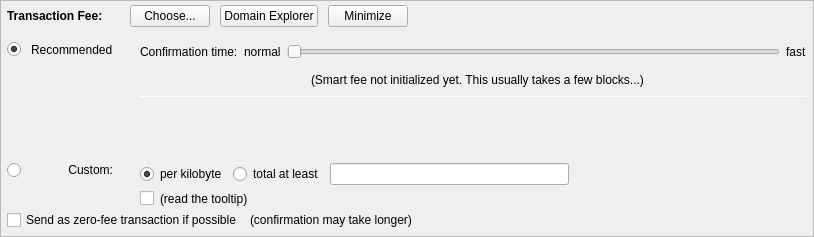
         <widget class="QFrame" name="frameFee">
          <property name="sizePolicy">
           <sizepolicy hsizetype="Expanding" vsizetype="Expanding">
            <horstretch>0</horstretch>
            <verstretch>0</verstretch>
           </sizepolicy>
          </property>
          <property name="maximumSize">
           <size>
            <width>16777215</width>
            <height>16777215</height>
           </size>
          </property>
          <property name="frameShape">
           <enum>QFrame::StyledPanel</enum>
          </property>
          <property name="frameShadow">
           <enum>QFrame::Sunken</enum>
          </property>
          <layout class="QVBoxLayout" name="verticalLayoutFee1">
           <property name="spacing">
            <number>0</number>
           </property>
           <property name="leftMargin">
            <number>0</number>
           </property>
           <property name="topMargin">
            <number>0</number>
           </property>
           <property name="rightMargin">
            <number>0</number>
           </property>
           <property name="bottomMargin">
            <number>0</number>
           </property>
           <item>
            <layout class="QVBoxLayout" name="verticalLayoutFee2" stretch="0,0,0">
             <property name="spacing">
              <number>0</number>
             </property>
             <property name="leftMargin">
              <number>6</number>
             </property>
             <property name="topMargin">
              <number>0</number>
             </property>
             <property name="rightMargin">
              <number>6</number>
             </property>
             <item>
              <layout class="QHBoxLayout" name="horizontalLayoutFee1">
               <property name="bottomMargin">
                <number>0</number>
               </property>
               <item>
                <layout class="QVBoxLayout" name="verticalLayoutFee7">
                 <property name="spacing">
                  <number>0</number>
                 </property>
                 <item>
                  <spacer name="verticalSpacerSmartFee">
                   <property name="orientation">
                    <enum>Qt::Vertical</enum>
                   </property>
                   <property name="sizeType">
                    <enum>QSizePolicy::Fixed</enum>
                   </property>
                   <property name="sizeHint" stdset="0">
                    <size>
                     <width>1</width>
                     <height>4</height>
                    </size>
                   </property>
                  </spacer>
                 </item>
                 <item>
                  <layout class="QHBoxLayout" name="horizontalLayoutSmartFee">
                   <property name="spacing">
                    <number>10</number>
                   </property>
                   <item>
                    <widget class="QLabel" name="labelFeeHeadline">
                     <property name="sizePolicy">
                      <sizepolicy hsizetype="Preferred" vsizetype="Maximum">
                       <horstretch>0</horstretch>
                       <verstretch>0</verstretch>
                      </sizepolicy>
                     </property>
                     <property name="font">
                      <font>
                       <weight>75</weight>
                       <bold>true</bold>
                      </font>
                     </property>
                     <property name="styleSheet">
                      <string notr="true">font-weight:bold;</string>
                     </property>
                     <property name="text">
                      <string>Transaction Fee:</string>
                     </property>
                    </widget>
                   </item>
                   <item>
                    <widget class="QLabel" name="labelFeeMinimized">
                     <property name="text">
                      <string/>
                     </property>
                    </widget>
                   </item>
                   <item>
                    <widget class="QPushButton" name="buttonChooseFee">
                     <property name="text">
                      <string>Choose...</string>
                     </property>
                    </widget>
                   </item>
                   <item>
                    <widget class="QPushButton" name="buttonExplorer">
                     <property name="text">
                      <string>Domain Explorer</string>
                     </property>
                    </widget>
                   </item>



                   <item>
                    <widget class="QPushButton" name="buttonMinimizeFee">
                     <property name="toolTip">
                      <string>collapse fee-settings</string>
                     </property>
                     <property name="text">
                      <string>Minimize</string>
                     </property>
                    </widget>
                   </item>
                  </layout>
                 </item>
                 <item>
                  <spacer name="verticalSpacer_5">
                   <property name="orientation">
                    <enum>Qt::Vertical</enum>
                   </property>
                   <property name="sizeHint" stdset="0">
                    <size>
                     <width>1</width>
                     <height>1</height>
                    </size>
                   </property>
                  </spacer>
                 </item>
                </layout>
               </item>
               <item>
                <spacer name="horizontalSpacer_4">
                 <property name="orientation">
                  <enum>Qt::Horizontal</enum>
                 </property>
                 <property name="sizeHint" stdset="0">
                  <size>
                   <width>40</width>
                   <height>20</height>
                  </size>
                 </property>
                </spacer>
               </item>
              </layout>
             </item>
             <item>
              <widget class="QFrame" name="frameFeeSelection">
               <layout class="QVBoxLayout" name="verticalLayoutFee12">
                <property name="spacing">
                 <number>0</number>
                </property>
                <property name="leftMargin">
                 <number>0</number>
                </property>
                <property name="topMargin">
                 <number>0</number>
                </property>
                <property name="rightMargin">
                 <number>0</number>
                </property>
                <property name="bottomMargin">
                 <number>0</number>
                </property>
                <item>
                 <layout class="QGridLayout" name="gridLayoutFee">
                  <property name="topMargin">
                   <number>10</number>
                  </property>
                  <property name="bottomMargin">
                   <number>4</number>
                  </property>
                  <property name="horizontalSpacing">
                   <number>10</number>
                  </property>
                  <property name="verticalSpacing">
                   <number>4</number>
                  </property>
                  <item row="2" column="0">
                   <layout class="QVBoxLayout" name="verticalLayoutFee4" stretch="0">
                    <item>
                     <spacer name="verticalSpacer_2">
                      <property name="orientation">
                       <enum>Qt::Vertical</enum>
                      </property>
                      <property name="sizeHint" stdset="0">
                       <size>
                        <width>1</width>
                        <height>1</height>
                       </size>
                      </property>
                     </spacer>
                    </item>
                   </layout>
                  </item>
                  <item row="3" column="0">
                   <layout class="QVBoxLayout" name="verticalLayoutFee9" stretch="0,1">
                    <item>
                     <widget class="QRadioButton" name="radioCustomFee">
                      <property name="text">
                       <string/>
                      </property>
                      <attribute name="buttonGroup">
                       <string notr="true">groupFee</string>
                      </attribute>
                     </widget>
                    </item>
                    <item>
                     <spacer name="verticalSpacer_6">
                      <property name="orientation">
                       <enum>Qt::Vertical</enum>
                      </property>
                      <property name="sizeHint" stdset="0">
                       <size>
                        <width>1</width>
                        <height>1</height>
                       </size>
                      </property>
                     </spacer>
                    </item>
                   </layout>
                  </item>
                  <item row="3" column="1">
                   <widget class="QLabel" name="labelCustomFee">
                    <property name="text">
                     <string>Custom:</string>
                    </property>
                    <property name="alignment">
                     <set>Qt::AlignRight|Qt::AlignTop|Qt::AlignTrailing</set>
                    </property>
                   </widget>
                  </item>
                  <item row="3" column="4">
                   <layout class="QVBoxLayout" name="verticalLayoutFee8">
                    <property name="spacing">
                     <number>6</number>
                    </property>
                    <item>
                     <layout class="QHBoxLayout" name="horizontalLayoutFee13">
                      <item>
                       <widget class="QRadioButton" name="radioCustomPerKilobyte">
                        <property name="toolTip">
                         <string>If the custom fee is set to 1000 uSEOs and the transaction is only 250 bytes, then &quot;per kilobyte&quot; only pays 250 uSEOs in fee,&lt;br /&gt;while &quot;at least&quot; pays 1000 uSEOs. For transactions bigger than a kilobyte both pay by kilobyte.</string>
                        </property>
                        <property name="text">
                         <string>per kilobyte</string>
                        </property>
                        <property name="checked">
                         <bool>true</bool>
                        </property>
                        <attribute name="buttonGroup">
                         <string notr="true">groupCustomFee</string>
                        </attribute>
                       </widget>
                      </item>
                      <item>
                       <widget class="QRadioButton" name="radioCustomAtLeast">
                        <property name="toolTip">
                         <string>If the custom fee is set to 1000 uSEOs and the transaction is only 250 bytes, then &quot;per kilobyte&quot; only pays 250 uSEOs in fee,&lt;br /&gt;while &quot;total at least&quot; pays 1000 uSEOs. For transactions bigger than a kilobyte both pay by kilobyte.</string>
                        </property>
                        <property name="text">
                         <string>total at least</string>
                        </property>
                        <attribute name="buttonGroup">
                         <string notr="true">groupCustomFee</string>
                        </attribute>
                       </widget>
                      </item>
                      <item>
                       <widget class="BitcoinAmountField" name="customFee"/>
                      </item>
                      <item>
                       <spacer name="horizontalSpacer_6">
                        <property name="orientation">
                         <enum>Qt::Horizontal</enum>
                        </property>
                        <property name="sizeHint" stdset="0">
                         <size>
                          <width>1</width>
                          <height>1</height>
                         </size>
                        </property>
                       </spacer>
                      </item>
                     </layout>
                    </item>
                    <item>
                     <layout class="QHBoxLayout" name="horizontalLayoutFee8">
                      <item>
                       <widget class="QCheckBox" name="checkBoxMinimumFee">
                        <property name="toolTip">
                         <string>Paying only the minimum fee is just fine as long as there is less transaction volume than space in the blocks.&lt;br /&gt;But be aware that this can end up in a never confirming transaction once there is more demand for SEOCOIN transactions than the network can process.</string>
                        </property>
                        <property name="text">
                         <string/>
                        </property>
                       </widget>
                      </item>
                      <item>
                       <widget class="QLabel" name="labelMinFeeWarning">
                        <property name="enabled">
                         <bool>true</bool>
                        </property>
                        <property name="toolTip">
                         <string>Paying only the minimum fee is just fine as long as there is less transaction volume than space in the blocks.&lt;br /&gt;But be aware that this can end up in a never confirming transaction once there is more demand for SEOCOIN transactions than the network can process.</string>
                        </property>
                        <property name="text">
                         <string>(read the tooltip)</string>
                        </property>
                        <property name="margin">
                         <number>5</number>
                        </property>
                       </widget>
                      </item>
                      <item>
                       <spacer name="horizontalSpacer_2">
                        <property name="orientation">
                         <enum>Qt::Horizontal</enum>
                        </property>
                        <property name="sizeHint" stdset="0">
                         <size>
                          <width>1</width>
                          <height>1</height>
                         </size>
                        </property>
                       </spacer>
                      </item>
                     </layout>
                    </item>
                   </layout>
                  </item>
                  <item row="1" column="1">
                   <widget class="QLabel" name="labelSmartFee_2">
                    <property name="text">
                     <string>Recommended</string>
                    </property>
                   </widget>
                  </item>
                  <item row="0" column="4" rowspan="3">
                   <layout class="QVBoxLayout" name="verticalLayoutFee3" stretch="0,0,0,0,1,0">
                    <property name="spacing">
                     <number>6</number>
                    </property>
                    <property name="topMargin">
                     <number>2</number>
                    </property>
                    <property name="bottomMargin">
                     <number>20</number>
                    </property>
                    <item>
                     <layout class="QHBoxLayout" name="horizontalLayoutFee9">
                      <item>
                       <widget class="QLabel" name="labelSmartFee3">
                        <property name="text">
                         <string>Confirmation time:</string>
                        </property>
                        <property name="margin">
                         <number>2</number>
                        </property>
                       </widget>
                      </item>
                      <item>
                       <widget class="QLabel" name="labelSmartFeeNormal">
                        <property name="text">
                         <string>normal</string>
                        </property>
                        <property name="margin">
                         <number>2</number>
                        </property>
                       </widget>
                      </item>
                      <item>
                       <widget class="QSlider" name="sliderSmartFee">
                        <property name="minimumSize">
                         <size>
                          <width>0</width>
                          <height>24</height>
                         </size>
                        </property>
                        <property name="minimum">
                         <number>0</number>
                        </property>
                        <property name="maximum">
                         <number>24</number>
                        </property>
                        <property name="pageStep">
                         <number>1</number>
                        </property>
                        <property name="value">
                         <number>0</number>
                        </property>
                        <property name="orientation">
                         <enum>Qt::Horizontal</enum>
                        </property>
                        <property name="invertedAppearance">
                         <bool>false</bool>
                        </property>
                        <property name="invertedControls">
                         <bool>false</bool>
                        </property>
                        <property name="tickPosition">
                         <enum>QSlider::NoTicks</enum>
                        </property>
                       </widget>
                      </item>
                      <item>
                       <widget class="QLabel" name="labelSmartFeeFast">
                        <property name="text">
                         <string>fast</string>
                        </property>
                       </widget>
                      </item>
                     </layout>
                    </item>
                    <item>
                     <layout class="QHBoxLayout" name="horizontalLayout_recommended_texts">
                      <property name="spacing">
                       <number>0</number>
                      </property>
                      <item>
                       <spacer name="horizontalSpacer_8">
                        <property name="orientation">
                         <enum>Qt::Horizontal</enum>
                        </property>
                        <property name="sizeHint" stdset="0">
                         <size>
                          <width>40</width>
                          <height>20</height>
                         </size>
                        </property>
                       </spacer>
                      </item>
                      <item>
                       <widget class="QLabel" name="labelFeeEstimation">
                        <property name="text">
                         <string/>
                        </property>
                        <property name="margin">
                         <number>2</number>
                        </property>
                       </widget>
                      </item>
                      <item>
                       <widget class="QLabel" name="labelSmartFee2">
                        <property name="text">
                         <string>(Smart fee not initialized yet. This usually takes a few blocks...)</string>
                        </property>
                        <property name="alignment">
                         <set>Qt::AlignLeading|Qt::AlignLeft|Qt::AlignVCenter</set>
                        </property>
                        <property name="wordWrap">
                         <bool>false</bool>
                        </property>
                        <property name="margin">
                         <number>2</number>
                        </property>
                        <property name="indent">
                         <number>-1</number>
                        </property>
                       </widget>
                      </item>
                      <item>
                       <spacer name="horizontalSpacer_3">
                        <property name="orientation">
                         <enum>Qt::Horizontal</enum>
                        </property>
                        <property name="sizeHint" stdset="0">
                         <size>
                          <width>40</width>
                          <height>20</height>
                         </size>
                        </property>
                       </spacer>
                      </item>
                     </layout>
                    </item>
                    <item>
                     <widget class="Line" name="line_2">
                      <property name="minimumSize">
                       <size>
                        <width>0</width>
                        <height>1</height>
                       </size>
                      </property>
                      <property name="maximumSize">
                       <size>
                        <width>16777215</width>
                        <height>1</height>
                       </size>
                      </property>
                      <property name="orientation">
                       <enum>Qt::Horizontal</enum>
                      </property>
                     </widget>
                    </item>
                    <item>
                     <layout class="QHBoxLayout" name="horizontalLayoutFee12">
                      <item>
                       <spacer name="horizontalSpacer_5">
                        <property name="orientation">
                         <enum>Qt::Horizontal</enum>
                        </property>
                        <property name="sizeHint" stdset="0">
                         <size>
                          <width>1</width>
                          <height>1</height>
                         </size>
                        </property>
                       </spacer>
                      </item>
                     </layout>
                    </item>
                    <item>
                     <spacer name="verticalSpacer_4">
                      <property name="orientation">
                       <enum>Qt::Vertical</enum>
                      </property>
                      <property name="sizeHint" stdset="0">
                       <size>
                        <width>1</width>
                        <height>1</height>
                       </size>
                      </property>
                     </spacer>
                    </item>
                    <item>
                     <spacer name="verticalSpacer_3">
                      <property name="orientation">
                       <enum>Qt::Vertical</enum>
                      </property>
                      <property name="sizeHint" stdset="0">
                       <size>
                        <width>20</width>
                        <height>40</height>
                       </size>
                      </property>
                     </spacer>
                    </item>
                   </layout>
                  </item>
                  <item row="1" column="2">
                   <widget class="QLabel" name="labelSmartFee">
                    <property name="text">
                     <string/>
                    </property>
                    <property name="margin">
                     <number>2</number>
                    </property>
                   </widget>
                  </item>
                  <item row="1" column="0">
                   <widget class="QRadioButton" name="radioSmartFee">
                    <property name="text">
                     <string/>
                    </property>
                    <property name="checked">
                     <bool>true</bool>
                    </property>
                    <attribute name="buttonGroup">
                     <string notr="true">groupFee</string>
                    </attribute>
                   </widget>
                  </item>
                 </layout>
                </item>
                <item>
                 <layout class="QHBoxLayout" name="horizontalLayoutFee5" stretch="0,0,0">
                  <property name="spacing">
                   <number>8</number>
                  </property>
                  <property name="bottomMargin">
                   <number>4</number>
                  </property>
                  <item>
                   <widget class="QCheckBox" name="checkBoxFreeTx">
                    <property name="text">
                     <string>Send as zero-fee transaction if possible</string>
                    </property>
                   </widget>
                  </item>
                  <item>
                   <widget class="QLabel" name="labelFreeTx">
                    <property name="text">
                     <string>(confirmation may take longer)</string>
                    </property>
                    <property name="margin">
                     <number>5</number>
                    </property>
                   </widget>
                  </item>
                  <item>
                   <spacer name="horizontalSpacerFee5">
                    <property name="orientation">
                     <enum>Qt::Horizontal</enum>
                    </property>
                    <property name="sizeHint" stdset="0">
                     <size>
                      <width>1</width>
                      <height>1</height>
                     </size>
                    </property>
                   </spacer>
                  </item>
                 </layout>
                </item>
                <item>
                 <spacer name="verticalSpacerFee2">
                  <property name="orientation">
                   <enum>Qt::Vertical</enum>
                  </property>
                  <property name="sizeHint" stdset="0">
                   <size>
                    <width>1</width>
                    <height>1</height>
                   </size>
                  </property>
                 </spacer>
                </item>
               </layout>
              </widget>
             </item>
             <item>
              <spacer name="verticalSpacerFee">
               <property name="orientation">
                <enum>Qt::Vertical</enum>
               </property>
               <property name="sizeHint" stdset="0">
                <size>
                 <width>800</width>
                 <height>1</height>
                </size>
               </property>
              </spacer>
             </item>
            </layout>
           </item>
          </layout>
         </widget>
